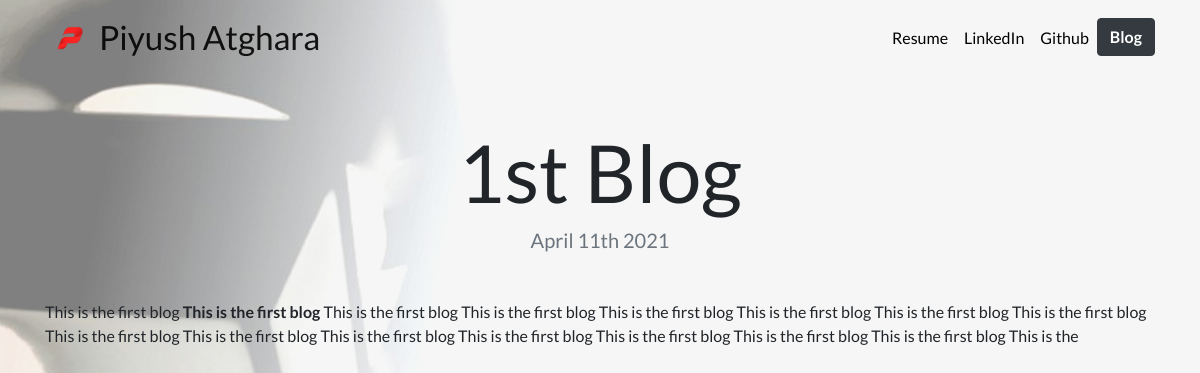
Page /blog/1/ on the committed database.
### blog/models.py (models this page shows, shortened)
class Blogger(models.Model):
    title = models.CharField(max_length=300)
    date = models.DateField()
    description = models.TextField(max_length=5000)

### blog/views.py (the view)
# urls.py: path('<int:blog_id>/', views.detail, name='detail'),
def detail(request, blog_id):
    blog = get_object_or_404(Blogger, pk=blog_id)
    return render(request, 'blog/detail.html', {'blog':blog})

### blog/templates/blog/detail.html (shortened to what this page needs)
<!DOCTYPE html>
<html lang="en">
<head>
</head>
<body>
  {% extends "portfolio/base.html" %}
{% load static %}
{% block content %}
<h1 class="text-center mt-5" id="blogdetailtitle">{{ blog.title }}</h1>
<h5 class="text-center text-muted mb-5">{{ blog.date|date:'F jS Y' }}</h5>
{{ blog.description|safe }}
{% endblock %}

### portfolio/static/portfolio/custom.css (style rules this page uses)
body { font-family: 'Lato', sans-serif; background-image: url("WEBPAGE-Background-image1.jpg"); background-size: cover; }
@media (min-width: 992px) { #blogdetailtitle { font-size: 5rem; } }

### rows in the picture
Blogger: title "1st Blog", date "April 11th 2021", description "This is the first blog This is the first blog This is the first blog This is the first blog This is the first blog This is the first blog This is the first blog This is the first blog This is the first blog This is the first blog This is the first blog This is the first blog This is the first blog This is the first blog This is the first blog This is the"
